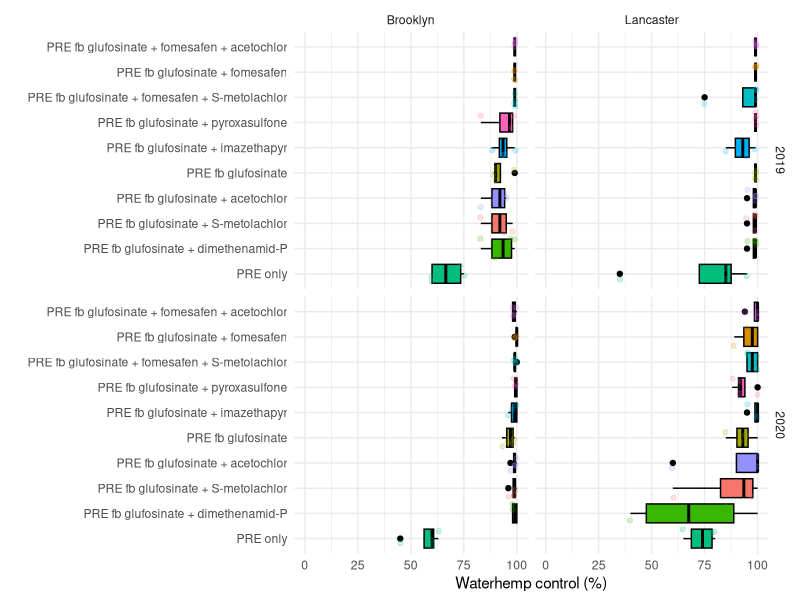
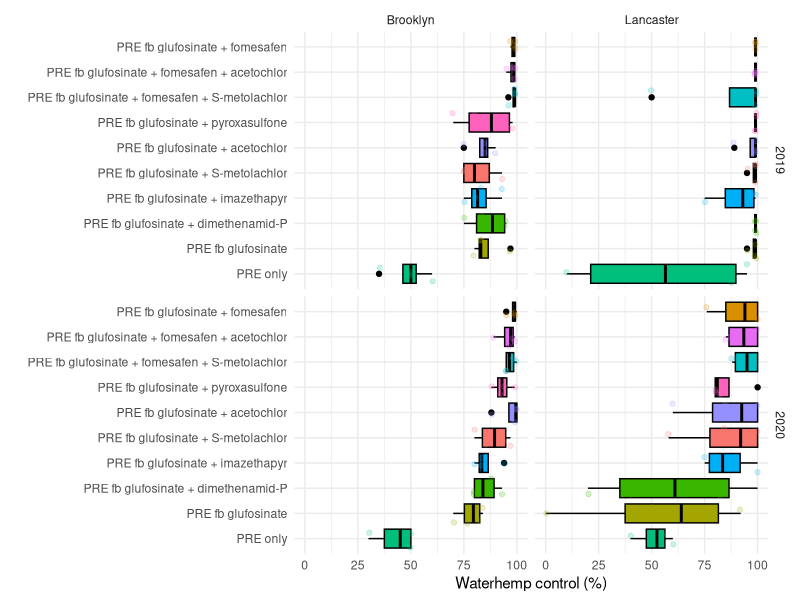
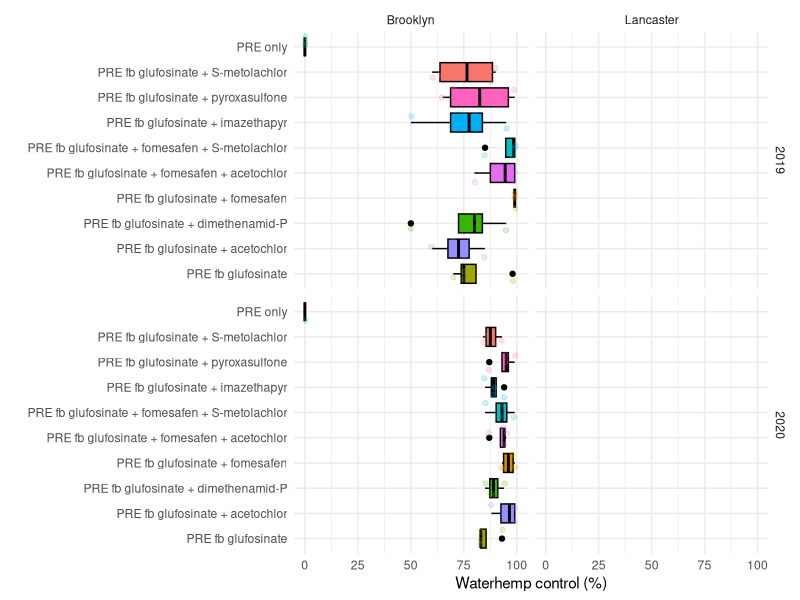
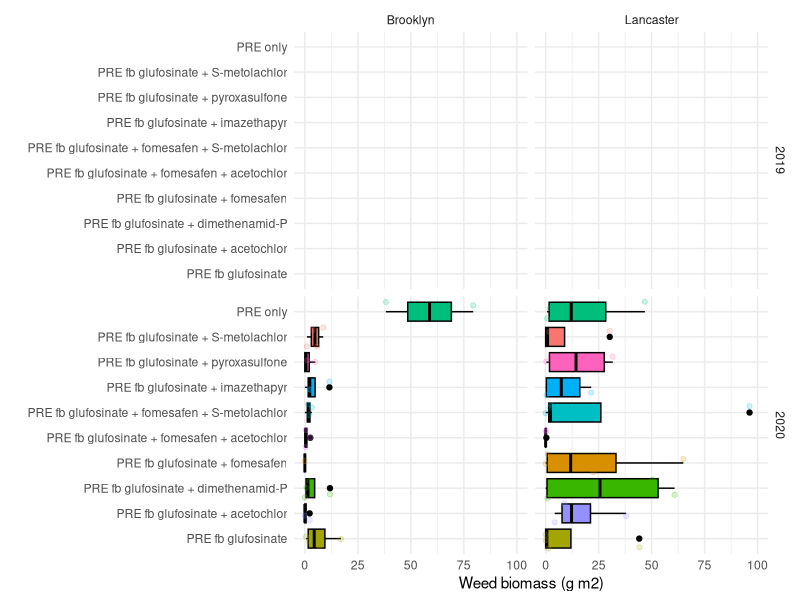
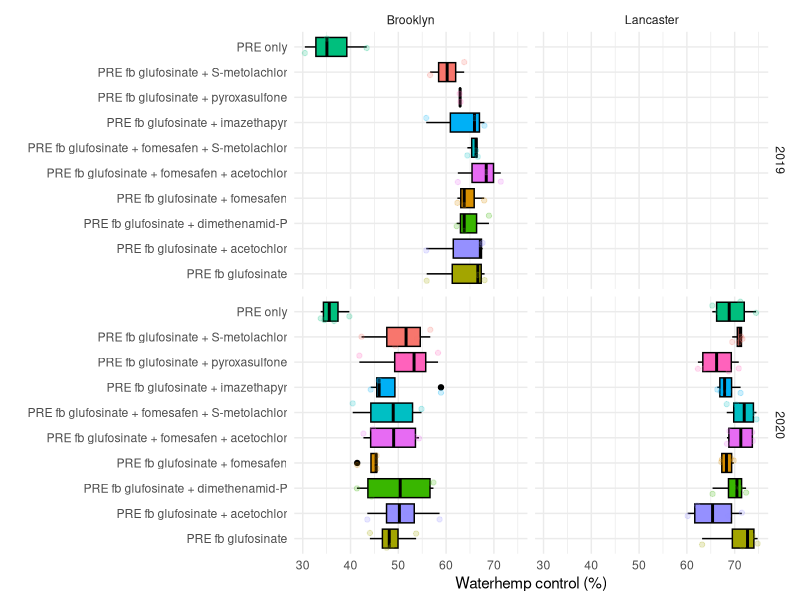
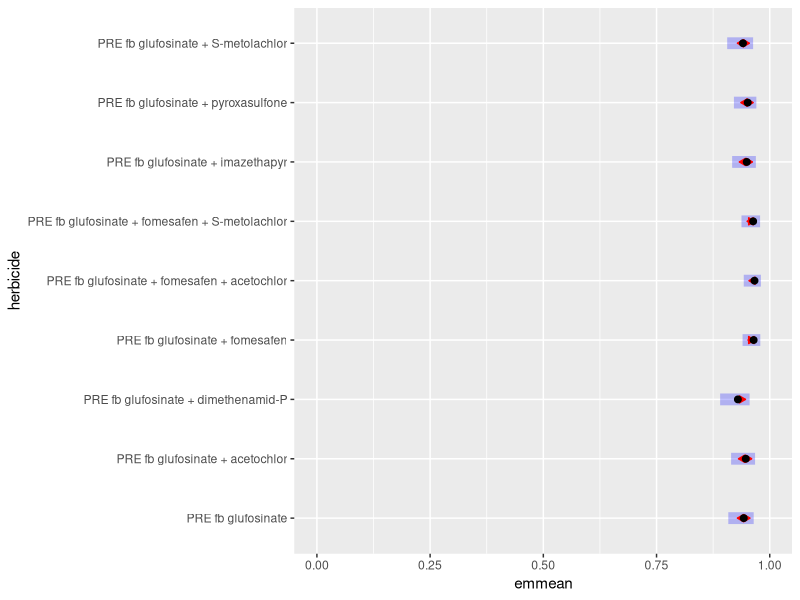
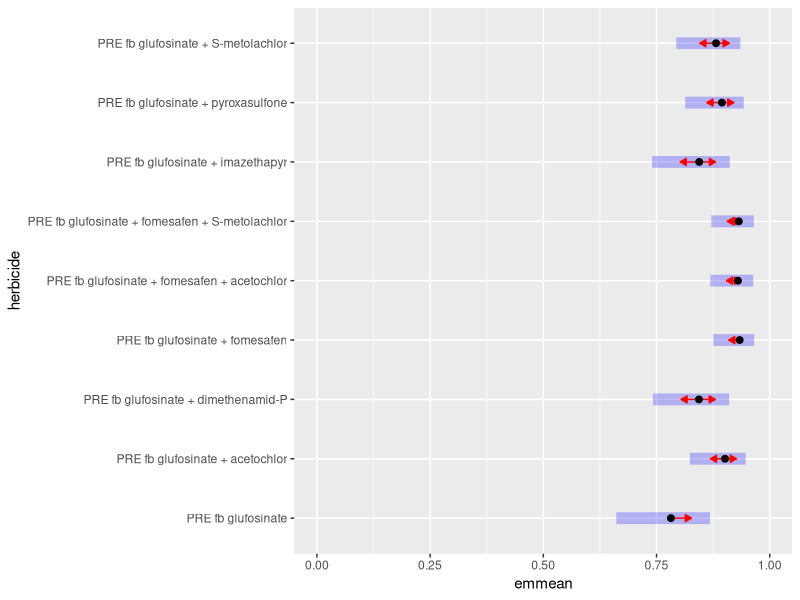

The R source for these figures, in order: (Note: this script raises an error after producing the figures.)
## ---- chunk 1
library(tidyverse)
library(emmeans)
library(glmmTMB)
library(kableExtra)
library(lme4)
library(lmerTest)
## ---- chunk 2
data <- read_csv("SB12.csv")
## ---- chunk 3
glimpse(data)
## ---- chunk 4
skimr::skim(data)
## ---- chunk 5
view(data)
## ---- chunk 6
ggplot(data, aes(x = reorder(other,waterhempcontrol_14), 
                 y = waterhempcontrol_14,
       fill=trade, color=trade)) +
  geom_boxplot(color="black") +
  geom_jitter(alpha=0.2) +
  facet_grid(year ~ location) +
  coord_flip() +
  ylim(0, 100) +
  labs(x="", y="Waterhemp control (%)") +
  theme_minimal() +
  theme(legend.position = "none")
## ---- chunk 7
ggplot(data, aes(x=reorder(other,waterhempcontrol_28), y=waterhempcontrol_28,
       fill=trade, color=trade)) +
  geom_boxplot(color="black") +
  geom_jitter(alpha=0.2) +
  facet_grid(year ~ location) +
  coord_flip() +
  ylim(0, 100) +
  labs(x="", y="Waterhemp control (%)") +
  theme_minimal() +
  theme(legend.position = "none")
## ---- chunk 8
ggplot(data, aes(x=reorder(other,waterhempcontrol_harvest), y=waterhempcontrol_harvest,
       fill=trade, color=trade)) +
  geom_boxplot(color="black") +
  geom_jitter(alpha=0.2) +
  facet_grid(year ~ location) +
  coord_flip() +
  ylim(0, 100) +
  labs(x="", y="Waterhemp control (%)") +
  theme_minimal() +
  theme(legend.position = "none")
## ---- chunk 9
ggplot(data, aes(x=reorder(other,biomass_gm2), y=biomass_gm2,
       fill=trade, color=trade)) +
  geom_boxplot(color="black") +
  geom_jitter(alpha=0.2) +
  facet_grid(year ~ location) +
  coord_flip() +
  ylim(0, 100) +
  labs(x="", y="Weed biomass (g m2)") +
  theme_minimal() +
  theme(legend.position = "none")
## ---- chunk 10
ggplot(data, aes(x=reorder(other,yield_bu), y=yield_bu,
       fill=trade, color=trade)) +
  geom_boxplot(color="black") +
  geom_jitter(alpha=0.2) +
  facet_grid(year ~ location) +
  coord_flip() +
  labs(x="", y="Waterhemp control (%)") +
  theme_minimal() +
  theme(legend.position = "none")
## ---- chunk 11
new_dt <- 
  data %>% 
  rename (herbicide = other) %>% 
  mutate(
    wt_14 = waterhempcontrol_14/100,
    wt_28 = waterhempcontrol_28/100,
    yield_kg = yield_bu * 67.5) %>% 
  mutate(
    wt_14 = 
      case_when(
        waterhempcontrol_14 == 100   ~  0.99,
        TRUE            ~ wt_14),
    wt_28 = case_when(
        waterhempcontrol_28 == 100   ~  0.99,
        waterhempcontrol_28 == 0   ~  0.01,
        TRUE            ~ wt_28)) %>% 
  filter(
    herbicide != "PRE only"
  )
## ---- chunk 12
model_14 <- glmmTMB(wt_14 ~ herbicide * location * year + 
                      (1|rep), 
                    beta_family(link = "logit"), data=new_dt)
## ---- chunk 13
glmmTMB:::Anova.glmmTMB(model_14)
## ---- chunk 14
model_14_2 <- glmmTMB(wt_14 ~ herbicide + (1|rep) + 
                        (1|location/year), beta_family(link = "logit"), 
                      data=new_dt)
## ---- chunk 15
glmmTMB:::Anova.glmmTMB(model_14_2)
## ---- chunk 16
lsmeans_14 <- emmeans(model_14_2, ~ herbicide, cont="pairwise", 
                      adjust="none", type="response", alpha=0.05)
## ---- chunk 17
plot(lsmeans_14, ~ herbicide, comparisons=TRUE, type="response", 
     alpha=0.05, adjust="none") + xlim(0, 1)
## ---- chunk 18
multcomp::cld(lsmeans_14$emmeans, alpha=0.05, Letters=letters, 
    adjust="none", 
    reversed = TRUE) %>%
  kbl() %>%
  kable_classic_2(full_width = F)
## ---- chunk 19
model_28 <- glmmTMB(wt_28 ~ herbicide * location * year + (1|rep), 
                    beta_family(link = "logit"), data=new_dt)
## ---- chunk 20
glmmTMB:::Anova.glmmTMB(model_28)
## ---- chunk 21
model_28_2 <- glmmTMB(wt_28 ~ herbicide + (1|rep) + (1|location/year),
                      beta_family(link = "logit"), data=new_dt)
## ---- chunk 22
glmmTMB:::Anova.glmmTMB(model_28_2)
## ---- chunk 23
lsmeans_28 <- emmeans(model_28_2, ~ herbicide, cont="pairwise", 
                      adjust="none", type="response", alpha=0.05)
## ---- chunk 24
plot(lsmeans_28, ~ herbicide, comparisons=TRUE, type="response", 
     alpha=0.05, adjust="none") + xlim(0,1)
## ---- chunk 25
multcomp::cld(lsmeans_28$emmeans, alpha=0.05, Letters=letters, 
    adjust="none", reversed = TRUE) %>%
  kbl() %>%
  kable_classic_2(full_width = F)
## ---- chunk 26
if(requireNamespace("multcomp")) {
    multcomp::cld(lsmeans_28$emmeans, alpha=0.05, Letters=letters, adjust="none", reversed = TRUE)
}
## ---- chunk 27
nd14 <- data.frame(lsmeans_14$emmeans) %>% 
  mutate(dat = "14 DAT")
nd28 <- data.frame(lsmeans_28$emmeans)  %>% 
  mutate(dat = "28 DAT")
nd <- bind_rows(nd14, nd28)


nd %>% 
  mutate(herbicide = fct_relevel(herbicide, c("PRE fb glufosinate",
                    "PRE fb glufosinate + acetochlor",
                    "PRE fb glufosinate + dimethenamid-P",
                    "PRE fb glufosinate + S-metolachlor",
                    "PRE fb glufosinate + imazethapyr",
                    "PRE fb glufosinate + fomesafen",
                    "PRE fb glufosinate + pyroxasulfone",
                    "PRE fb glufosinate + fomesafen + acetochlor",
                    "PRE fb glufosinate + fomesafen + S-metolachlor"))) %>%
ggplot(aes(x=herbicide, response, y=response*100)) + 
  facet_wrap(~dat) +
  coord_flip() + 
  geom_point(size=3, color="#282728") + 
  theme_bw() +  
  labs(y="Waterhemp control (%)", x="", title="") +
  geom_errorbar(aes(ymin  =  lower.CL*100, ymax  =  upper.CL*100), width =  0.3, size  =  1, color="#282728") + 
  theme(axis.title = element_text(size=20, color="#282728", face="bold"), 
        axis.text.x = element_text(size=18, angle=0, hjust=1,
                                   color="#282728"), 
        axis.text.y = element_text(size=18, color="#282728"),
        plot.title = element_text(size=30, face="bold", hjust = 1, 
                                    color="#c5050c"), 
        strip.text = element_text(size=25, face="bold", color="#282728"),          strip.background =element_rect(fill="#dadfe1")) + 
  geom_hline(yintercept=90, linetype="dashed", color="#c5050c", size=1.2, show.legend = TRUE) +
  ylim(0,100) 

ggsave("figures/Figure2.png", width=18, height=9, dpi=600)
## ---- chunk 28
library(ggridges)
new_dt %>% 
  ggplot(
    aes(y=herbicide, x=yield_kg, fill=herbicide)) +
      geom_density_ridges(scale=2, show.legend = FALSE)
## ---- chunk 29
yield_dt <- new_dt %>% 
  mutate(
    siteyr = case_when(
      location == "Lancaster" & year == 2020 ~ "Lan20",
      location == "Lancaster" & year == 2019 ~ "Lan19",
      location == "Brooklyn" & year == 2020 ~ "Bro20",
      location == "Brooklyn" & year == 2019 ~ "Bro19",
      TRUE                     ~  "siteyr"
    )
  )
## ---- chunk 30
fit <- lmer(yield_kg ~ herbicide * siteyr + (1|rep), data=yield_dt)
## ---- chunk 31
anova(fit)
## ---- chunk 32
lsmeans_fit <- emmeans(fit, ~ siteyr, cont="pairwise", adjust="none", alpha=0.05)
## ---- chunk 33
plot(lsmeans_fit, ~ siteyr, comparisons=TRUE, type="response", 
     alpha=0.05, adjust="none")
## ---- chunk 34
multcomp::cld(lsmeans_fit$emmeans, alpha=0.05, Letters=letters, adjust="none", reversed = TRUE) %>%
  kbl() %>%
  kable_classic_2(full_width = F)
## ---- chunk 35
knitr::include_graphics("https://media.giphy.com/media/l0Iyl55kTeh71nTXy/giphy.gif")
